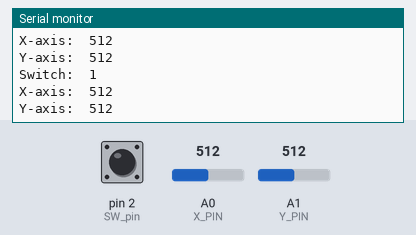
Simulated run of this sketch. Board: Arduino Uno, built with avr-gcc and run on an emulated ATmega328P. On the bench: the last lines printed to the serial monitor. Inputs (shaded band) come from the test bench; at power-on: A0 (X_PIN) = 512, A1 (Y_PIN) = 512, pin 2 (SW_pin) HIGH.

Above: at 1.8 s.
1.9 s: A0 (X_PIN) set to 716
At 2.8 s:
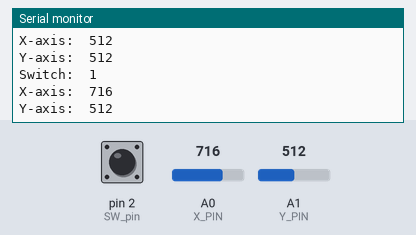
3.4 s: A1 (Y_PIN) set to 716
At 4.6 s:
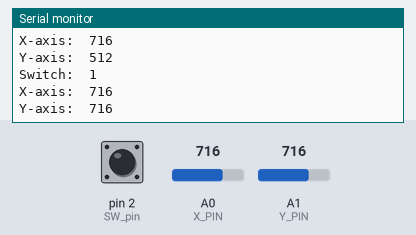
4.9 s: pin 2 (SW_pin) pulled LOW for 1.2 s
7.6 s: A0 (X_PIN) set to 900
At 8.8 s:
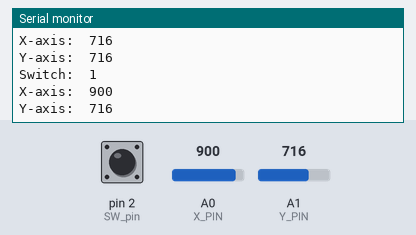
9.1 s: A1 (Y_PIN) set to 900
At 10.5 s:
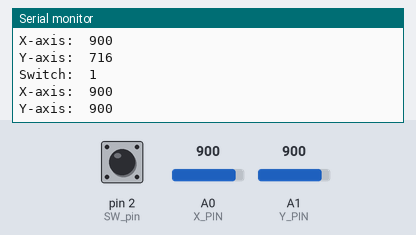
Timing chart, 0 to 11.6 s (numbered marks = the images above; inputs shaded):
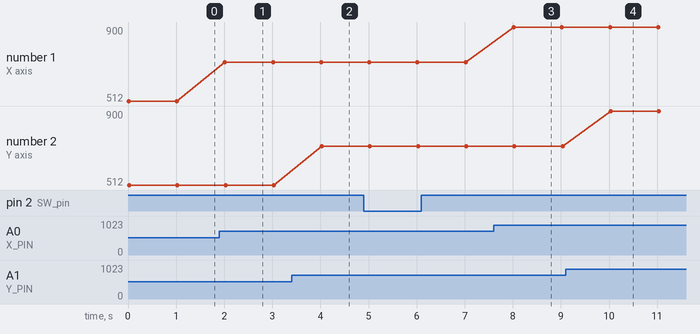

Measured:
- after the input at 1.9 s, the serial monitor: prints a new line after 0.11 s (image 1)
- after the input at 3.4 s, the serial monitor: prints a new line after 0.63 s (image 2)
- after the input at 7.6 s, the serial monitor: prints a new line after 0.42 s (image 3)
- after the input at 9.1 s, the serial monitor: prints a new line after 0.93 s (image 4)
- plotted number 1: 512 → 716 after the input at 1.9 s, 716 → 900 after the input at 7.6 s

The sketch:

main.ino
```cpp
// nombor pin Arduino
const int SW_pin =2; // Digital pin ke switch output
const int X_PIN = 0; // Analog pin (A0) disambungkan ke output X
const int Y_PIN = 1; // Analog pin (A1) disambungkan ke output Y


void setup() {
  // put your setup code here, to run once:
pinMode(SW_pin,INPUT);
digitalWrite (SW_pin,HIGH);
Serial.begin(9600);
}

void loop() {
  // put your main code here, to run repeatedly:
Serial.print("Switch:  ");
Serial.print(digitalRead(SW_pin));
Serial.print("\n");
Serial.print("X-axis:  ");
Serial.print(analogRead(X_PIN));
Serial.print("\n");
Serial.print("Y-axis:  ");
Serial.println(analogRead(Y_PIN));
Serial.print("\n\n");
delay(1000);
}
```
